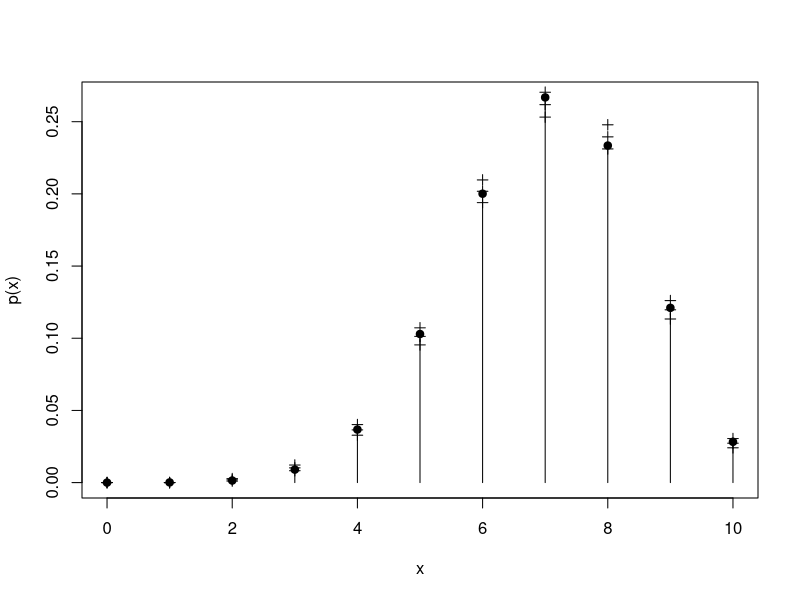

The R script that drew this image:
# inputs
N <- 10000 # sample size
n <- 10 # rv parameters
p <- 0.7
set.seed(100) # seed for RNG
# generate sample and estimate p
X <- rbinom(N,n,p)
phat <- rep(0, n+1)
for (i in 0:n) phat[i+1] <- sum(X == i)/N
phat.CI <- 1.96*sqrt(phat*(1-phat)/N)
# plot output
plot(0:n, dbinom(0:n, n, p), type="h", xlab="x", ylab="p(x)")
points(0:n, dbinom(0:n, n, p), pch=19)
points(0:n, phat, pch=3)
points(0:n, phat+phat.CI, pch=3)
points(0:n, phat-phat.CI, pch=3)
